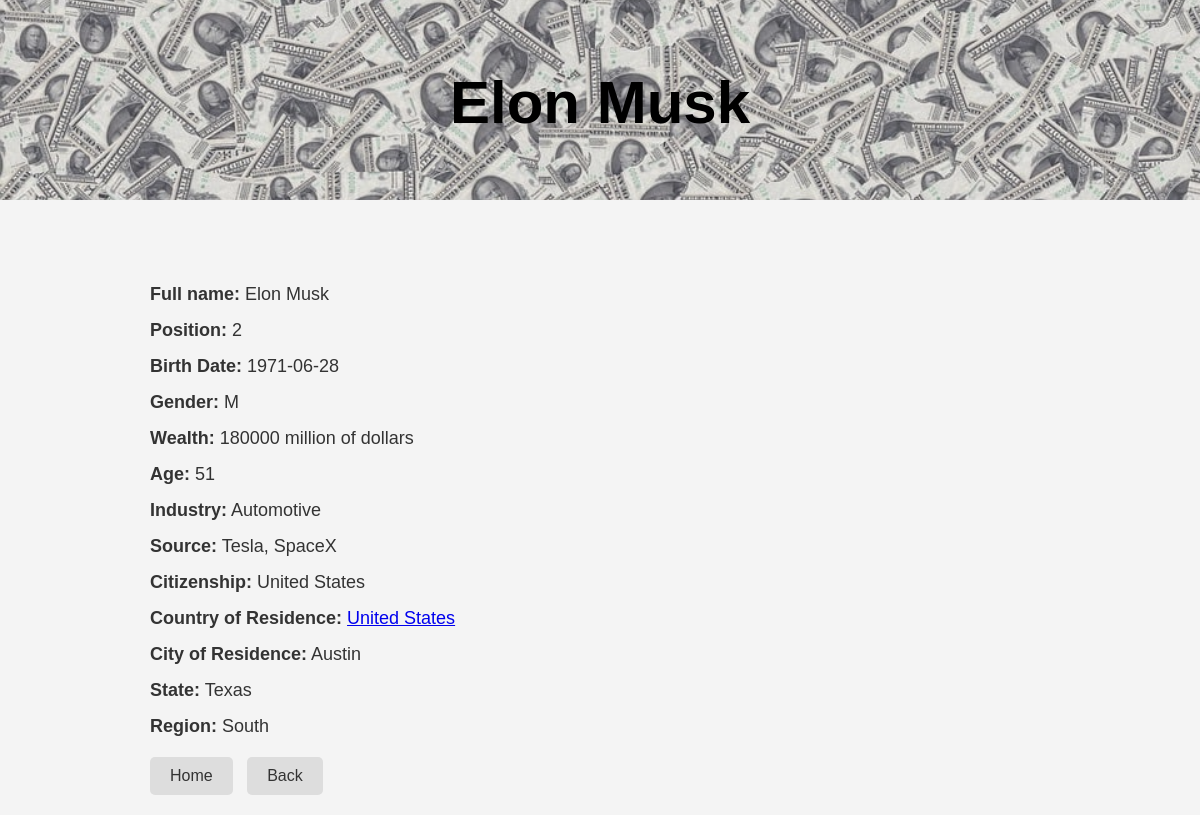
The page /billionaire/2 on the database its author committed.
### tables this page shows
CREATE TABLE People (
        id INTEGER PRIMARY KEY,
        position INTEGER,
        wealth INTEGER,
        full_name TEXT,
        age INTEGER,
        citizenship TEXT,
        gender TEXT,
        birth_date NUMERIC,
        last_name TEXT,
        first_name TEXT,
        birth_year INTEGER,
        birth_month NUMERIC,
        birth_day INTEGER,
        residence_id INTEGER REFERENCES Residences (id),
        industry_id INTEGER REFERENCES Industries (id)
    );

CREATE TABLE Industries (
        id INTEGER PRIMARY KEY,
        industry TEXT,
        source TEXT
    );

CREATE TABLE Residences (
        id INTEGER PRIMARY KEY,
        country_of_residence TEXT,
        city_of_residence TEXT,
        residence_state TEXT,
        residence_region TEXT,
        country_id INTEGER REFERENCES Countries (id)
    );

### app.py (the view)
@app.route("/billionaire/<int:person_id>")
def billionaire_details(person_id):
    query = """
        SELECT p.full_name, p.position, p.birth_date, p.gender, p.wealth,
               p.age, i.industry, i.source, p.citizenship, r.country_of_residence,
               r.city_of_residence, r.residence_state, r.residence_region, r.country_id
        FROM people p
        JOIN industries i ON p.industry_id = i.id
        JOIN residences r ON p.residence_id = r.id
        WHERE p.id = ?
    """
    params = [person_id]
    columns, results = execute_query(query, params)
    if results:
        details = results[0]
        return render_template("billionaire_details.html", details=details, full_name=details[0])
    else:
        return render_template("billionaire_details.html", message="Bilionário não encontrado.")

### app.py (called while the page is built)
def execute_query(query, params=None):
    conn = sqlite3.connect(db_path)
    cursor = conn.cursor()
    cursor.execute(query, params or [])
    columns = [description[0] for description in cursor.description]
    results = cursor.fetchall()
    conn.close()
    return columns, results

### templates/billionaire_details.html (shortened to what this page needs)
<!DOCTYPE html>
<html lang="en">
<head>
    <link rel="stylesheet" href="{{ url_for('static', filename='style.css') }}">
</head>
<body>
    <header>
        <img src="{{ url_for('static', filename='header-image.jpg') }}" alt="Header Image" class="header-image">
        <h1 class="header-title">{{ full_name }}</h1>
    </header>
    <main>
        {% if message %}
            <p class="message">{{ message }}</p>
        {% else %}
            <div class="details">
                <ul>
                    <li><strong>Full name:</strong> {{ details[0] }}</li>
                    <li><strong>Position:</strong> {{ details[1] }}</li>
                    <li><strong>Birth Date:</strong> {{ details[2] }}</li>
                    <li><strong>Gender:</strong> {{ details[3] }}</li>
                    <li><strong>Wealth:</strong> {{ details[4] }} million of dollars</li>
                    <li><strong>Age:</strong> {{ details[5] }}</li>
                    <li><strong>Industry:</strong> {{ details[6] }}</li>
                    <li><strong>Source:</strong> {{ details[7] }}</li>
                    <li><strong>Citizenship:</strong> {{ details[8] }}</li>
                    <li><strong>Country of Residence:</strong>
                        <a href="{{ url_for('country_details', country_id=details[13]) }}">{{ details[9] }}</a>
                    </li>
                    <li><strong>City of Residence:</strong> {{ details[10] }}</li>
                    {% if details[11] != "No subdivisions info" %}
                        <li><strong>State:</strong> {{ details[11] }}</li>
                    {% endif %}
                    {% if details[12] != "No subdivisions info" %}
                        <li><strong>Region:</strong> {{ details[12] }}</li>
                    {% endif %}
                </ul>
            </div>
        {% endif %}
        <div class="buttons">
            <a href="/" class="btn">Home</a>
            <a href="javascript:history.back()" class="btn">Back</a>
        </div>
    </main>
</body>
</html>

### static/style.css (style rules this page uses)
body { font-family: Arial, sans-serif; margin: 0; padding: 0; background-color: #f4f4f4; color: #333; }
header { position: relative; text-align: center; color: black; margin-bottom:40px; }
.header-image { width: 100%; height: 200px; object-fit: cover; opacity: 0.8; }
.header-title { position: absolute; top: 50%; left: 50%; transform: translate(-50%, -50%); color: black; font-size: 60px; font-weight: bold; margin: 0; }
main { padding: 20px; max-width: 900px; margin: 0 auto; }
.details ul { list-style: none; padding: 0; margin: 20px 0; }
.details ul li { margin-bottom: 15px; font-size: 18px; }
.buttons { margin-top: 20px; }
.buttons a { display: inline-block; padding: 10px 20px; font-size: 16px; background-color: #ddd; border-radius: 5px; text-decoration: none; color: #333; margin-right: 10px; }

### rows shown on the page
People: full_name "Elon Musk", position "2", birth_date "1971-06-28", gender "M", wealth "180000", age "51", citizenship "United States"
Industries: industry "Automotive", source "Tesla, SpaceX"
Residences: country_of_residence "United States", city_of_residence "Austin", residence_state "Texas", residence_region "South"
